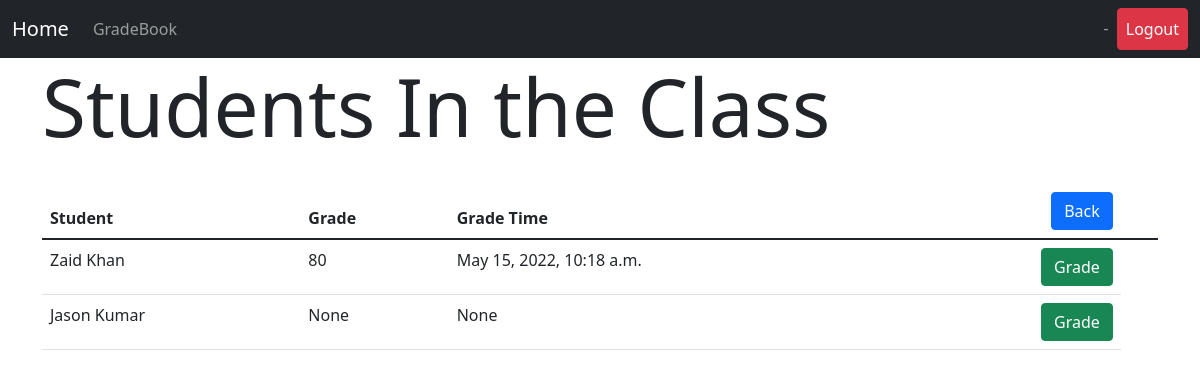
/gradebook/6/students (signed in), run on an earlier commit of the app's database.
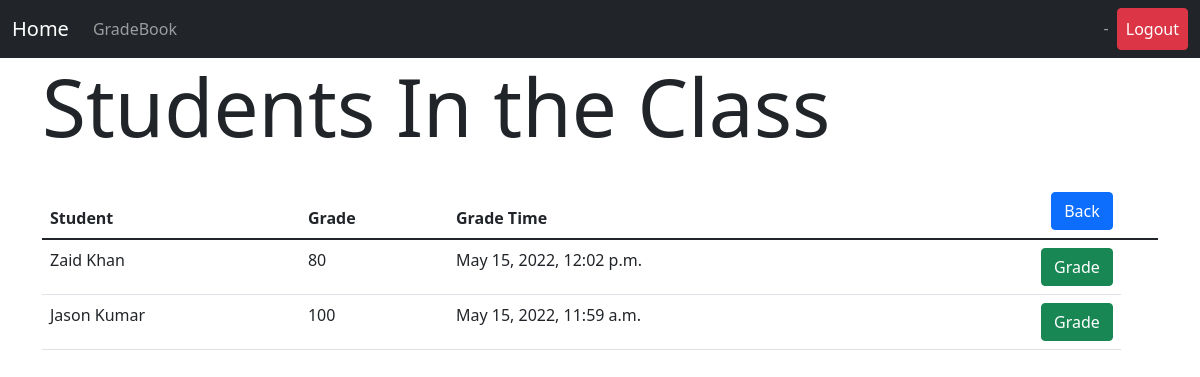
And on a later commit of the database.
### gradebook/models.py (models this page shows, shortened)
class StudentEnrolment(models.Model):
    student = models.ForeignKey(Student, on_delete=models.CASCADE)
    class1 = models.ForeignKey(Class, on_delete=models.CASCADE)
    grade = models.PositiveIntegerField(validators=[MaxValueValidator(100)], blank=True, null=True)
    enrollTime = models.DateTimeField(auto_now_add=True)
    gradeTime = models.DateTimeField(blank=True, null=True)

class Student(models.Model):
    user = models.OneToOneField(User, null=True, on_delete=models.CASCADE)
    studentID = models.PositiveIntegerField(null=False, blank=False, unique=True)
    firstName = models.CharField(max_length=50, null=False, blank=False)
    lastName = models.CharField(max_length=50, null=False, blank=False)
    email = models.EmailField(max_length=254, null=False, blank=False)
    dateOfBirth = models.DateField(null=False, blank=False)
    def __str__(self):
        return self.firstName + " " + self.lastName

### gradebook/views.py (the view)
# urls.py: path('gradebook/<int:pk>/students', gradebook_student_list, name='student_list_gradebook'),
def gradebook_student_list(request, pk):
    studentEnrolment = StudentEnrolment.objects.filter(class1_id=pk)
    current_class = Class.objects.get(id=pk)
    context = {
        "semester_id": current_class.semester.id,
        "studentEnrolment": studentEnrolment
    }
    return render(request, 'gradebook/student_list_gradebook.html', context)

### gradebook/templates/gradebook/student_list_gradebook.html (shortened to what this page needs)
{% extends "base.html" %}
{% block content %}
    <h1 class="display-1" style="margin-bottom: 30px">Students In the Class</h1>
    <table class="table">
  <thead>
    <tr>
      <th scope="col">Student</th>
      <th scope="col">Grade</th>
      <th scope="col">Grade Time</th>
      <th>
          <a href="{% url 'classes_gradebook' semester_id %}" class="btn btn-primary" style="float: right;">Back</a>
      </th>
      <th></th>
    </tr>
  </thead>
  <tbody>
  {% for enrolment in studentEnrolment %}
    <tr>
      <td>{{ enrolment.student }}</td>
      <td>{{ enrolment.grade }}</td>
      <td>{{ enrolment.gradeTime }}</td>
      <td>
          <a href="{% url "grade_student_form" enrolment.id %}" class="btn btn-success" style="float: right">Grade</a>
      </td>
    </tr>
  {% endfor %}
  </tbody>
</table>
{% endblock %}

What changed in the data, as far as the page shows it:
changed StudentEnrolment "Zaid Khan": gradeTime "May 15, 2022, 10:18 a.m." → "May 15, 2022, 12:02 p.m."
changed StudentEnrolment "Jason Kumar": grade "None" → "100"; gradeTime "None" → "May 15, 2022, 11:59 a.m."
